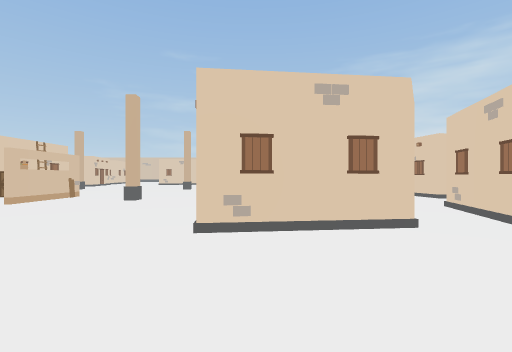
view 1 (above)

24 first-person views from a walk through a scene from a Unity 3-D project. The camera is 1.2 m above the floor, looks level and sees 85° across. The floor is counted in squares, 2 m on a side. Each view is taken from the middle of a square. On the plan, view 1 faces up. The plan holds only what a view shows up to about 9 squares ahead; the rest is blank. The place goes on beyond the plan. Some animated figures are left out.

view 2
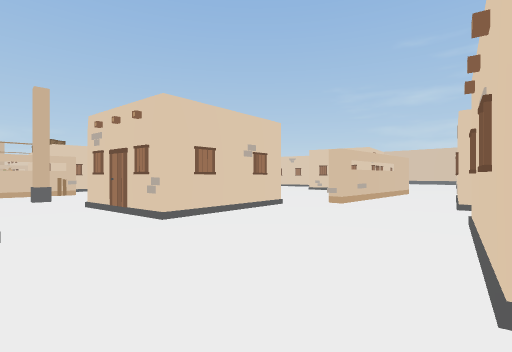

view 3
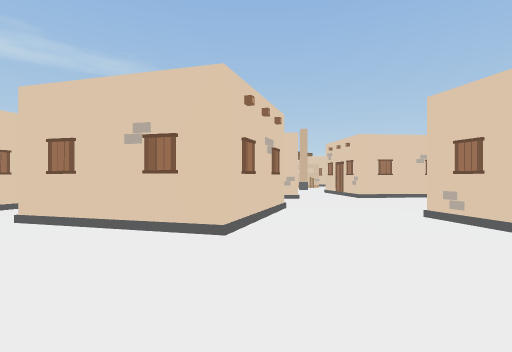

view 4
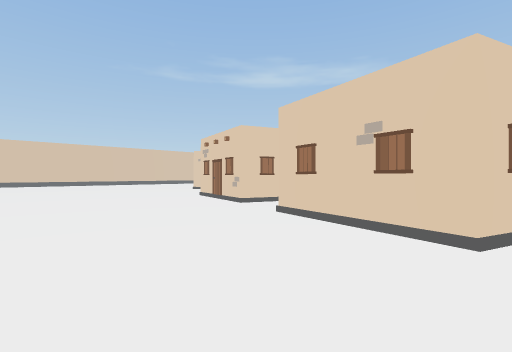

view 5
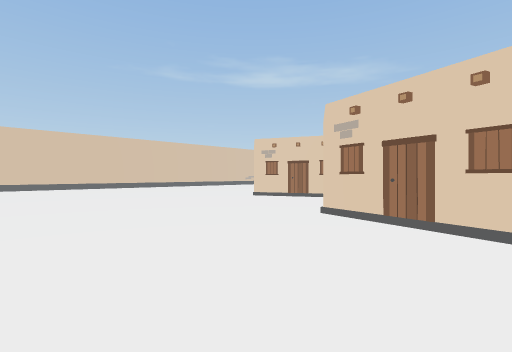

view 6
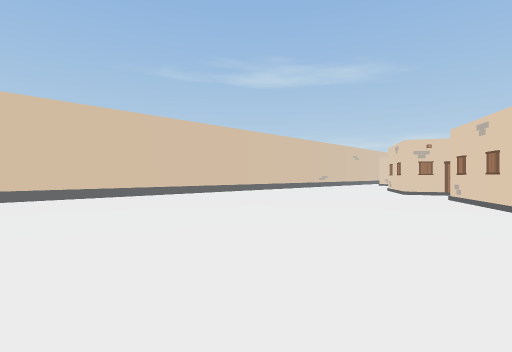

view 7
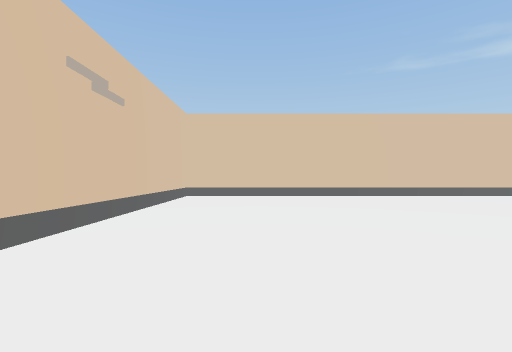

view 8
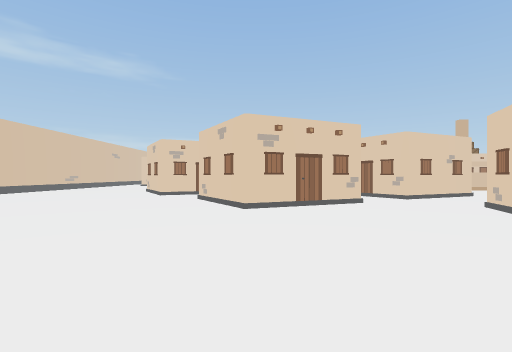

view 9
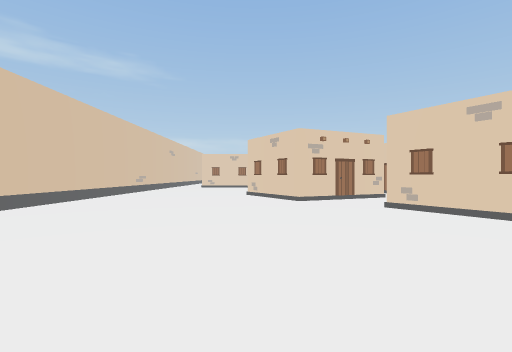

view 10
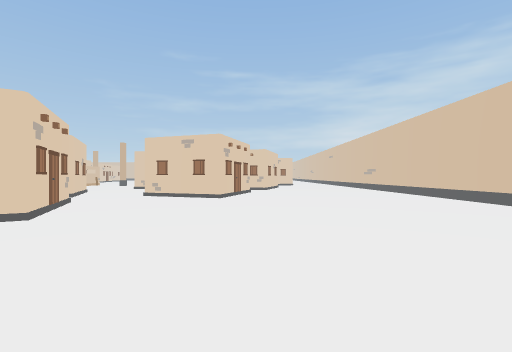

view 11
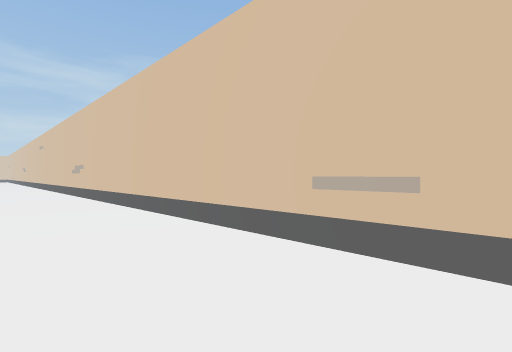

view 12
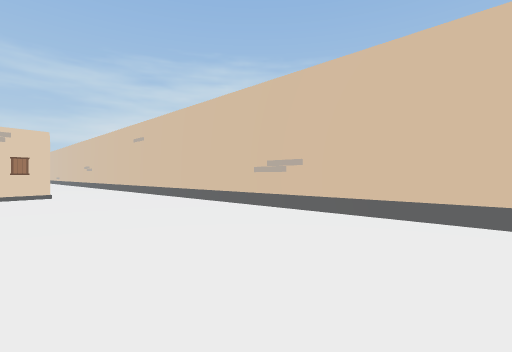

view 13
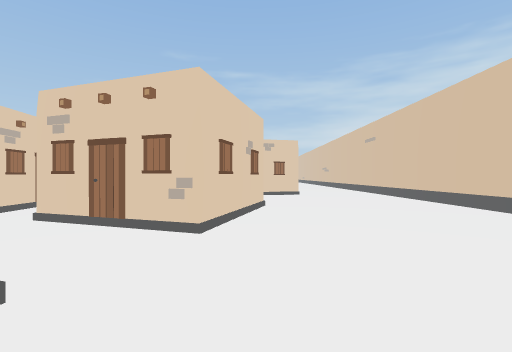

view 14
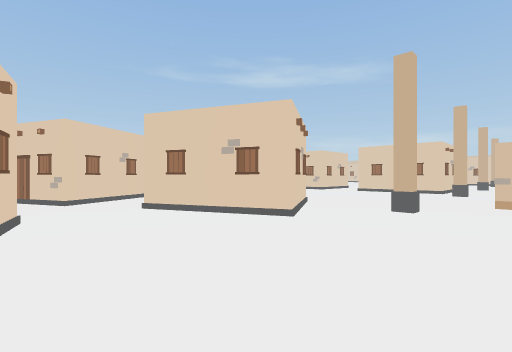

view 15
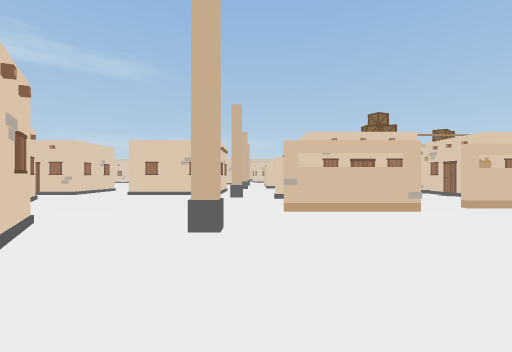

view 16
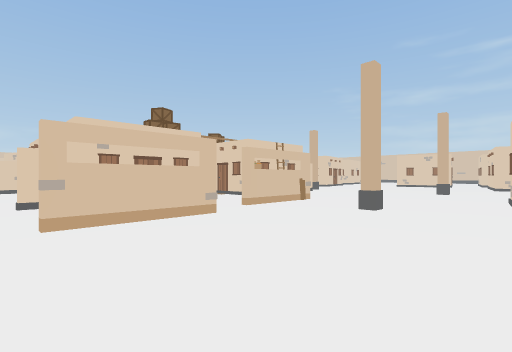

view 17
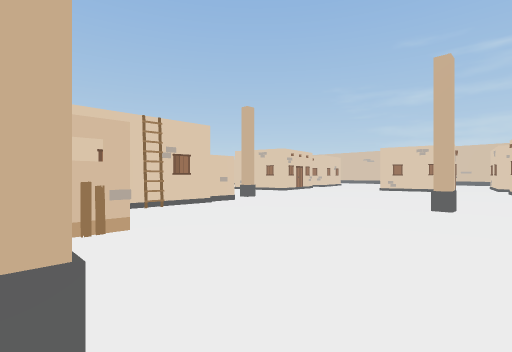

view 18
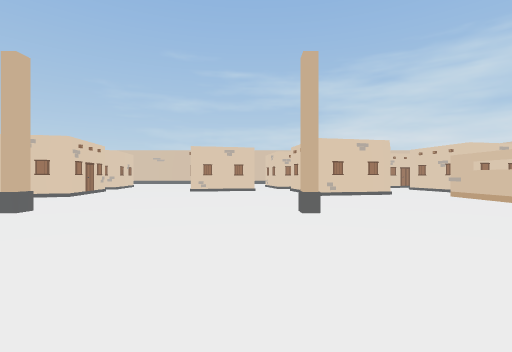

view 19
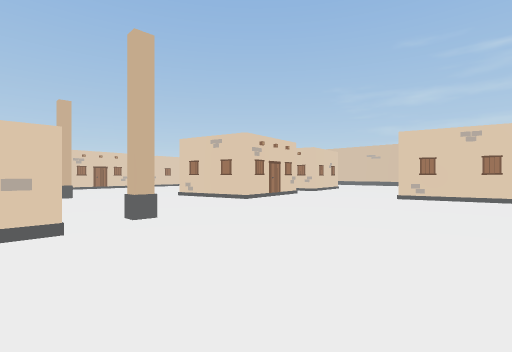

view 20
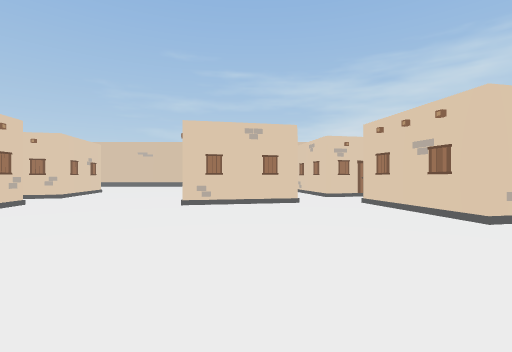

view 21
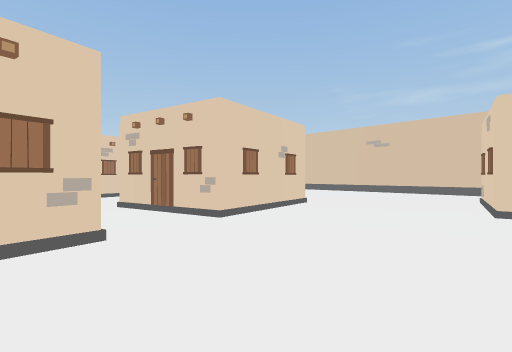

view 22
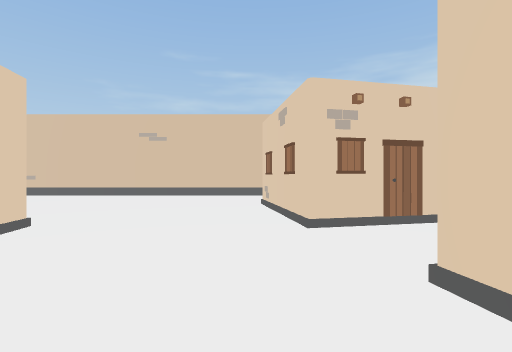

view 23
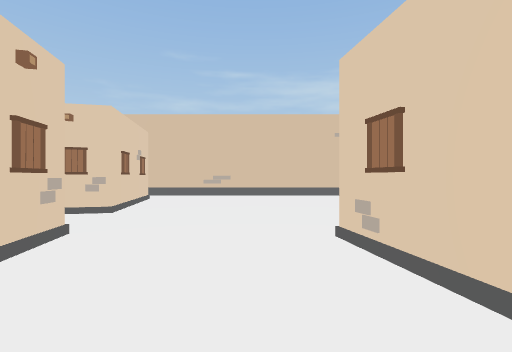

view 24
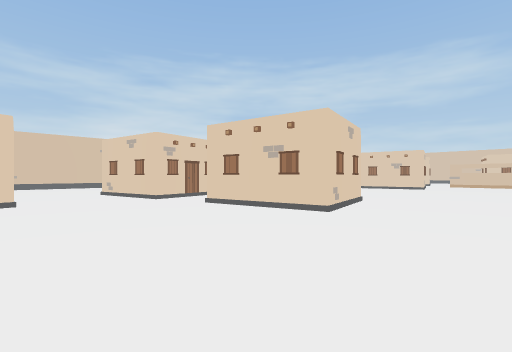

### Floor plan
Key: @ floor where view 1 was taken; # wall or solid block; . floor; O other object.
Columns run from 16 left of view 1 to 10 right of it. Each row starts with its distance up from view 1.
 29 #########
 28 .........
 27 .........
 26 .........
 25 O........
 24 .........##O
 23 O... O.....  O
 22 #..###.....O #
 21 #..###....  .#.
 20 O...#.....  ...
 19 ..........##..#
 18 ....O #.......##
 17 ....###.......O##..
 16 ....###...........O.
 15 ..................#.
 14 ..................#.
 13 ...#....#....#....O.#
 12     ..............O.#
 11          O...... ....
 10          #.....O #...#
  9         ##.O...  #...## ..
  8         #O.O...###...O##..#
  7         ...#.#............#
  6          ..O.... #........#
  5           .O....   .O#....#
  4          #.#....  ..###...#
  3       .O##.O....O#..##....O
  2       .......#.......#....O
  1         ........... ......#
  0        #......##@.  #.....#
 -1        #.....O #..###.....#
 -2        #....  ##...#O.....#
 -3        ...    #...........#
 -4        #.#     .#O........#
 -5        #       ###........#
 -6                  #O.......#
 -7              O..O.........#
 -8               #...........#
 -9             ###...........#
-10             #.............#
-11             ..............#
-12             ..............#
-13             ..............#
-14             ..............#
-15             ###############

Where each view was taken, in squares from view 1:
view 1: 0 up, 0 right, facing up
view 2: 6 up, 5 right, facing up-left
view 3: 5 up, 9 right, facing left
view 4: 5 up, 9 right, facing down-left
view 5: 0 up, 8 right, facing down-left
view 6: 6 down, 8 right, facing down-left
view 7: 6 down, 8 right, facing down
view 8: 6 down, 7 right, facing left
view 9: 10 down, 5 right, facing left
view 10: 10 down, 5 right, facing up
view 11: 7 down, 8 right, facing up-right
view 12: 1 down, 6 right, facing up-right
view 13: 1 down, 6 right, facing up
view 14: 3 up, 2 right, facing down-left
view 15: 2 up, 0 right, facing left
view 16: 2 up, 1 left, facing up-left
view 17: 7 up, 2 left, facing up-left
view 18: 8 up, 4 left, facing up
view 19: 11 up, 4 left, facing up-left
view 20: 13 up, 5 left, facing up
view 21: 18 up, 7 left, facing up-left
view 22: 20 up, 8 left, facing up
view 23: 20 up, 14 left, facing up
view 24: 13 up, 16 left, facing up-right
